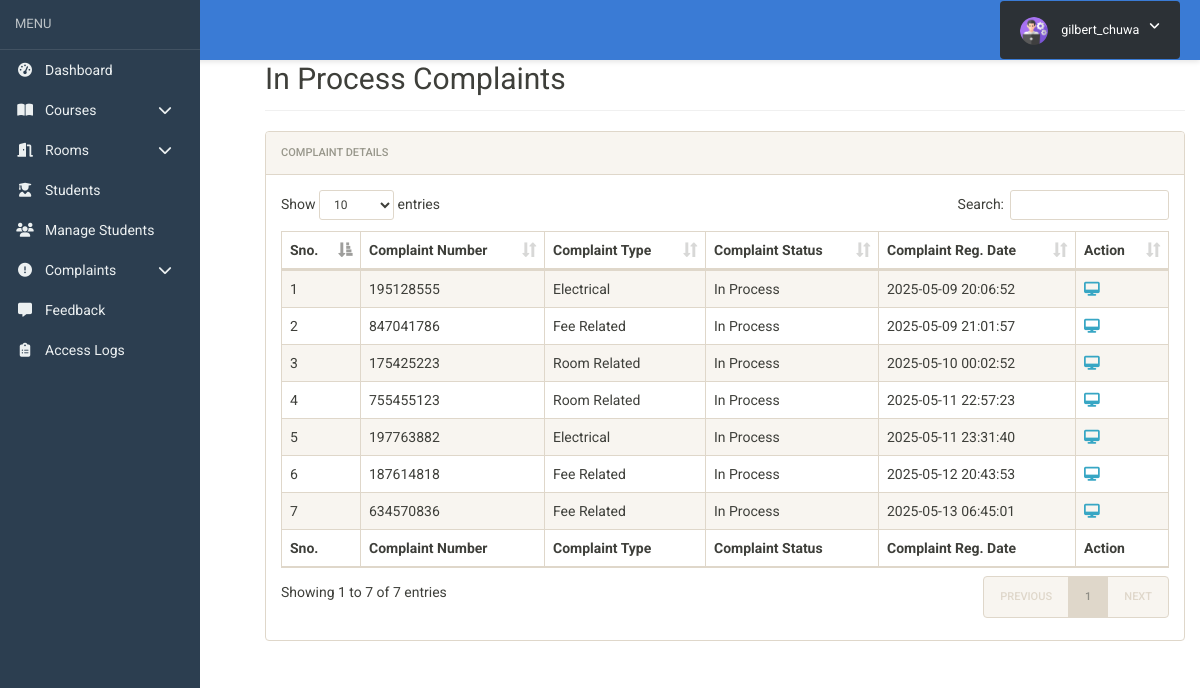
The page /hostel/admin/inprocess-complaints.php (signed in) on the database its author committed.
### tables this page shows
CREATE TABLE `complaints` (
  `id` int(11) NOT NULL,
  `ComplainNumber` bigint(12) DEFAULT NULL,
  `userId` int(11) DEFAULT NULL,
  `complaintType` varchar(255) DEFAULT NULL,
  `complaintDetails` mediumtext DEFAULT NULL,
  `complaintDoc` varchar(255) DEFAULT NULL,
  `complaintStatus` varchar(255) DEFAULT NULL,
  `registrationDate` timestamp NULL DEFAULT current_timestamp()
);

### hostel/admin/inprocess-complaints.php (the view, shortened to what this page needs)
<?php
include('includes/checklogin.php');
?>
<!doctype html>
<html lang="en" class="no-js">
<head>
	<link rel="stylesheet" href="css/font-awesome.min.css">
	<link rel="stylesheet" href="css/bootstrap.min.css">
	<link rel="stylesheet" href="css/dataTables.bootstrap.min.css">
	<link rel="stylesheet" href="css/bootstrap-social.css">
	<link rel="stylesheet" href="css/bootstrap-select.css">
	<link rel="stylesheet" href="css/fileinput.min.css">
	<link rel="stylesheet" href="css/awesome-bootstrap-checkbox.css">
	<link rel="stylesheet" href="css/style.css">
</head>
<body>
	<?php include('includes/header.php');?>
	<div class="ts-main-content">
			<?php include('includes/sidebar.php');?>
		<div class="content-wrapper">
			<div class="container-fluid">
				<div class="row">
					<div class="col-md-12">
						<h2 class="page-title" style="margin-top:4%">In Process Complaints</h2>
						<div class="panel panel-default">
							<div class="panel-heading">Complaint Details</div>
							<div class="panel-body">
								<table id="zctb" class="display table table-striped table-bordered table-hover" cellspacing="0" width="100%">
									<thead>
										<tr>
											<th>Sno.</th>
											<th>Complaint Number</th>
											<th>Complaint Type</th>
											<th>Complaint Status</th>
											<th>Complaint Reg. Date</th>
											<th>Action</th>
										</tr>
									</thead>
									<tfoot>
										<tr>
											<th>Sno.</th>
											<th>Complaint Number</th>
											<th>Complaint Type</th>
											<th>Complaint Status</th>
											<th>Complaint Reg. Date</th>
											<th>Action</th>
										</tr>
									</tfoot>
									<tbody>
<?php
$ret="select * from complaints where complaintStatus='In Process'";
$stmt= $mysqli->prepare($ret) ;
$stmt->execute() ;
$res=$stmt->get_result();
$cnt=1;
while($row=$res->fetch_object())
	  {
	  	?>
<tr><td><?php echo $cnt;;?></td>
<td><?php echo $row->ComplainNumber;?></td>
<td><?php echo $row->complaintType;?></td>
<td><?php $cstatus=$row->complaintStatus;
if($cstatus==''):
	echo "New";
else:
echo $cstatus;
endif;
?></td>
<td><?php echo $row->registrationDate;?></td>
<td>
<a href="complaint-details.php?cid=<?php echo $row->id;?>" title="View Full Details"><i class="fa fa-desktop"></i></a>&nbsp;&nbsp;
</td>
										</tr>
									<?php
$cnt=$cnt+1;
									 } ?>
									</tbody>
								</table>
							</div>
						</div>
					</div>
				</div>
			</div>
		</div>
	</div>
</body>
</html>

### hostel/admin/css/style.css (style rules this page uses)
html { font-size: 14px; }
@media only screen and (min-width: 480px) { html { font-size: 17px; } }
@media only screen and (min-width: 768px) { html { font-size: 14px; } }
body { font-size: 1em; }
a { color: #37a6c4; }
.panel { overflow: hidden; }
.page-title { padding-bottom: 15px; margin-bottom: 20px; border-bottom: 1px solid #f0f0f0; }
.ts-main-content .content-wrapper { padding-top: 15px; margin-top: 10px; }
@media only screen and (min-width: 992px) { .ts-main-content .content-wrapper { margin-left: 250px; } }

### rows shown on the page
complaints: ComplainNumber "195128555", complaintType "Electrical", complaintStatus "In Process", registrationDate "2025-05-09 20:06:52"
complaints: ComplainNumber "847041786", complaintType "Fee Related", complaintStatus "In Process", registrationDate "2025-05-09 21:01:57"
complaints: ComplainNumber "175425223", complaintType "Room Related", complaintStatus "In Process", registrationDate "2025-05-10 00:02:52"
complaints: ComplainNumber "755455123", complaintType "Room Related", complaintStatus "In Process", registrationDate "2025-05-11 22:57:23"
complaints: ComplainNumber "197763882", complaintType "Electrical", complaintStatus "In Process", registrationDate "2025-05-11 23:31:40"
complaints: ComplainNumber "187614818", complaintType "Fee Related", complaintStatus "In Process", registrationDate "2025-05-12 20:43:53"
complaints: ComplainNumber "634570836", complaintType "Fee Related", complaintStatus "In Process", registrationDate "2025-05-13 06:45:01"

### other values the page prints
$_SESSION['username'] "gilbert_chuwa"
